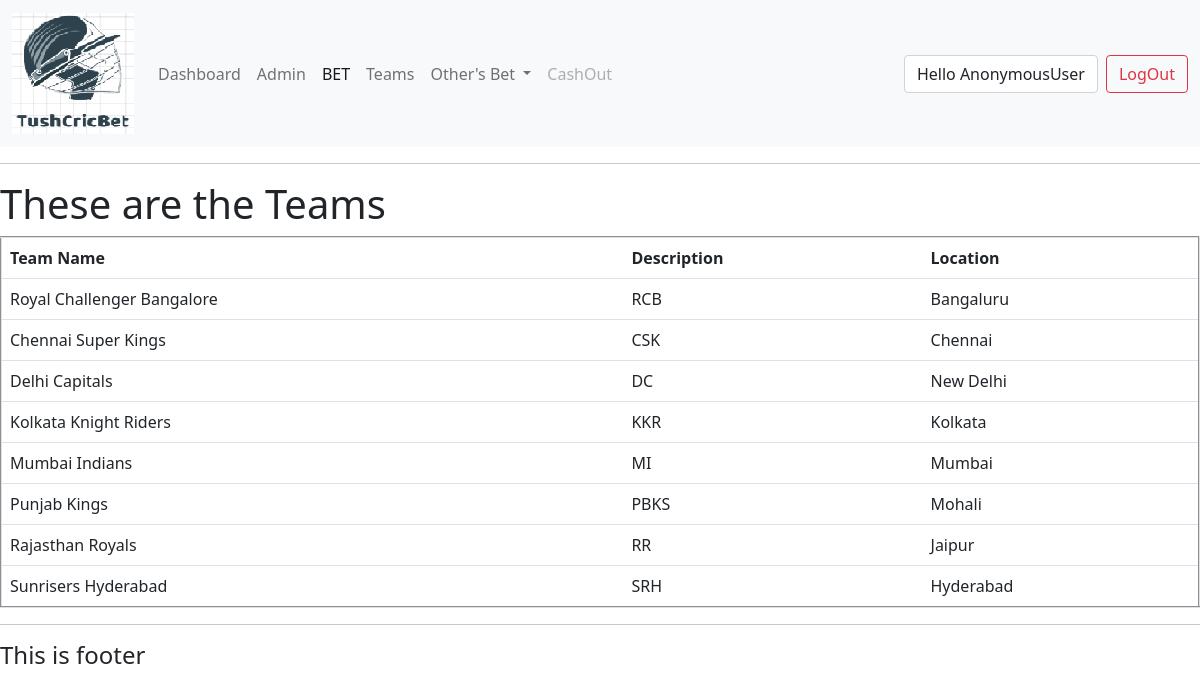
Screenshot of /teams/ with the database file from the repository.
### teams/models.py (models this page shows, shortened)
class Team(models.Model):
    name = models.CharField(max_length=30)
    description = models.TextField(blank="True", null="True")
    logo = models.ImageField(blank="True", null="True")
    location = models.CharField(max_length=40, blank="True", null="True")

### accounts/views.py (the view)
# urls.py: path('teams/', views.teams_view),
def teams_view(request):
    teams = Team.objects.all()
    return render(request, 'accounts/teams.html', {'teams': teams})

### accounts/custom_context_processor.py (called while the page is built)
def user_renderer(request):
    return {
       'all_users': User.objects.all(),
    }

### accounts/templates/accounts/teams.html
{% extends 'accounts/main.html' %}
{% block content %}
<h1> These are the Teams </h1>
<table class="table" border="2">
    <tr>
        <th> Team Name </th>
        <th> Description </th>
        <th> Location </th>
    <tr>
    {% for i in teams %}
    <tr>
    <td>{{i.name}}</td>
    <td>{{i.description}}</td>
    <td>{{i.location}}</td>
    </tr>
    {% endfor%}
</table>
{% endblock %}

### accounts/templates/accounts/main.html (shortened to what this page needs)
{% load static %}
<!DOCTYPE html>
<html lang="en">
<head>
</head>
<link rel="stylesheet" type="text/css" href="{% static 'css/main.css'%}">
<link href="https://cdn.jsdelivr.net/npm/bootstrap@5.0.0-beta3/dist/css/bootstrap.min.css" rel="stylesheet">
<body>
    {% include 'accounts/navbar.html' %}
    <hr>
    {% block content %}
    {% endblock %}
    <hr>
    <h4>This is footer </h4>
</body>
</html>

### accounts/templates/accounts/navbar.html (shortened to what this page needs)
{% load static %}
<nav class="navbar navbar-expand-lg navbar-light bg-light">
  <div class="container-fluid">
    <a class="navbar-brand" href="#"><img src="{% static 'images/logo.PNG' %}"> </a>
    <div class="collapse navbar-collapse" id="navbarSupportedContent">
      <ul class="navbar-nav me-auto mb-2 mb-lg-0">
        <li class="nav-item">
          <a class="nav-link" href="/dashboard">Dashboard</a>
        </li>
        <li class="nav-item">
          <a class="nav-link" href="/admin">Admin</a>
        </li>
        <li class="nav-item">
          <a class="nav-link active" aria-current="page" href="/schedule">BET</a>
        </li>
        <li class="nav-item">
          <a class="nav-link" href="/teams">Teams</a>
        </li>
        <li class="nav-item dropdown">
          <a class="nav-link dropdown-toggle" href="#" id="navbarDropdown" role="button" data-bs-toggle="dropdown" aria-expanded="false">
            Other's Bet
          </a>
        </li>
        <li class="nav-item">
          <a class="nav-link disabled" href="#" tabindex="-1" aria-disabled="true">CashOut</a>
        </li>
      </ul>
      <form class="d-flex">
        <span class="form-control me-2">Hello {{request.user}} </span>
        <button type="button" class="btn btn-outline-danger" onclick="window.location.href='/logout'">LogOut</button>
      </form>
    </div>
  </div>
</nav>

### rows the page displays
Team: name "Royal Challenger Bangalore", description "RCB", location "Bangaluru"
Team: name "Chennai Super Kings", description "CSK", location "Chennai"
Team: name "Delhi Capitals", description "DC", location "New Delhi"
Team: name "Kolkata Knight Riders", description "KKR", location "Kolkata"
Team: name "Mumbai Indians", description "MI", location "Mumbai"
Team: name "Punjab Kings", description "PBKS", location "Mohali"
Team: name "Rajasthan Royals", description "RR", location "Jaipur"
Team: name "Sunrisers Hyderabad", description "SRH", location "Hyderabad"

### other values shown
{{ request.user }} "AnonymousUser"
